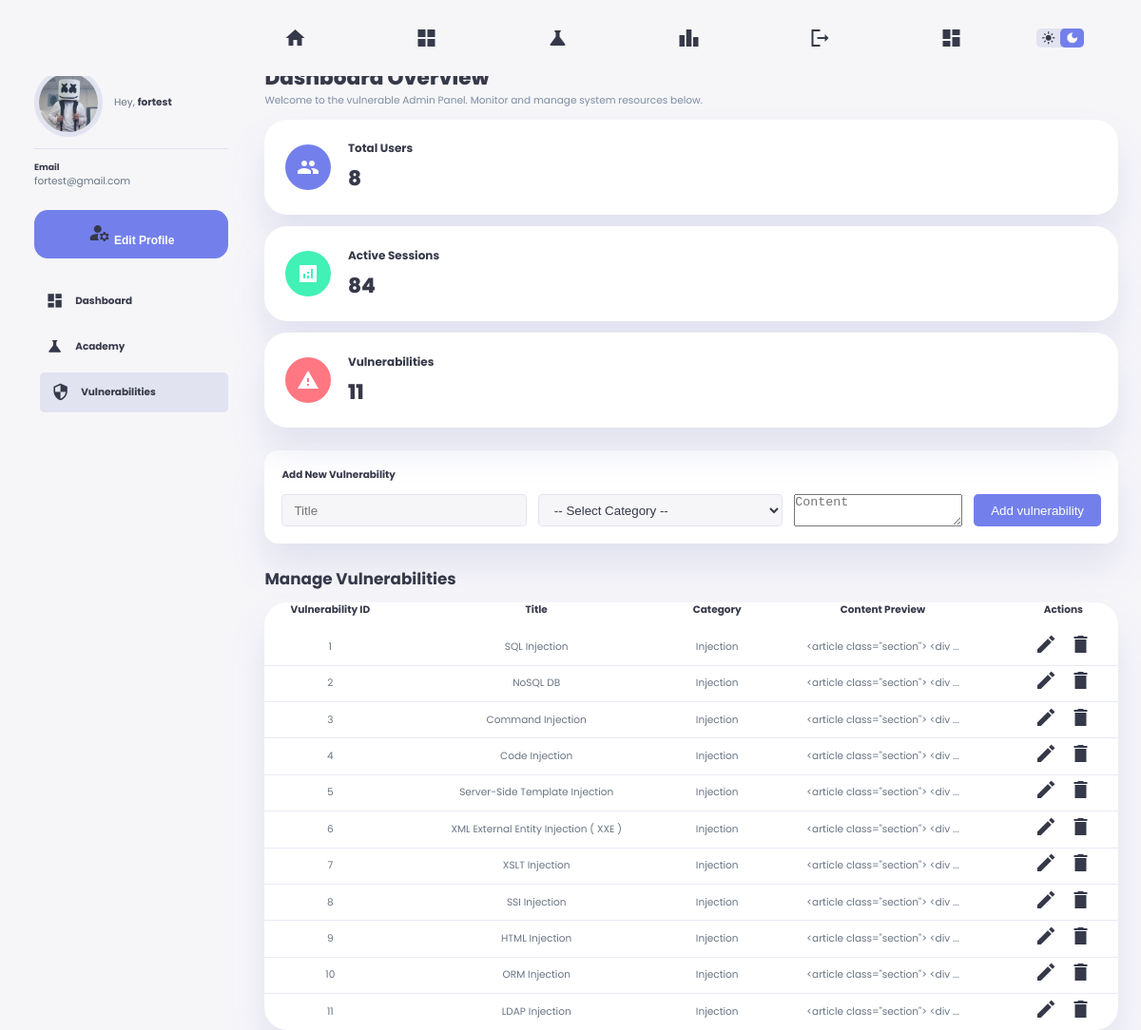
Page /admin.php (signed in) on the committed database.
### tables this page shows
CREATE TABLE `vulnerabilities` (
  `vulnerability_id` int NOT NULL AUTO_INCREMENT,
  `title` varchar(200) NOT NULL,
  `content` text NOT NULL,
  `category` varchar(255) DEFAULT NULL,
  PRIMARY KEY (`vulnerability_id`)
);

### database/conn.php (called while the page is built)
<?php
   $host = "localhost";
   $user = "root";
   $pass = "root";
   $charset = "utf8mb4";
   $db = "hackacdemora";
   $dsn = "mysql:host=$host;dbname=$db;charset=$charset";
   try {
    $pdo = new PDO($dsn, $user, $pass);
   } catch (PDOException $th) {
    throw new PDOException($th->getMessage());
   }
   include 'crud.php';
   $crud = new crud($pdo);
?>

### database/crud.php (called while the page is built, shortened)
<?php
    class crud{
        private $db;
        function __construct($conn){
            $this->db = $conn;
        }
        public function gettotalusers(){
            try {
                $sql = "SELECT COUNT(*) as total FROM users";
                $stmt = $this->db->prepare($sql);
                $stmt->execute();
                return $stmt->fetch(PDO::FETCH_ASSOC)['total'];
            } catch (PDOException $th) {
                echo $th->getMessage();
                return false;
            }
        }
        public function gettotalvulners(){
            try {
                $sql = "SELECT COUNT(*) as total FROM vulnerabilities";
                $stmt = $this->db->prepare($sql);
                $stmt->execute();
                return $stmt->fetch(PDO::FETCH_ASSOC)['total'];
            } catch (PDOException $th) {
                echo $th->getMessage();
                return false;
            }
        }
        public function getAllVulnerabilities() {
            try {
                $sql = "SELECT * FROM vulnerabilities";
                $stmt = $this->db->prepare($sql);
                $stmt->execute();
                return $stmt->fetchAll(PDO::FETCH_ASSOC);
            } catch (PDOException $th) {
                echo $th->getMessage();
                return false;
            }
        }
    }
?>

### admin.php (the view, shortened to what this page needs)
<?php
include_once 'database/conn.php';
$editVulnerability = null;
?>
<!DOCTYPE html>
<?php
include "include/header.php";
    echo '<div class="container">';
include "include/aside.php";
?>
<div class="sidebar">
                <a href="#" class="active" data-target="dashboard-section">
                    <span class="material-icons-sharp">dashboard</span>
                    <h3>Dashboard</h3>
                </a>
                <a href="#" data-target="academy-section">
                    <span class="material-icons-sharp">science</span>
                    <h3>Academy</h3>
                </a>
                <a href="#" data-target="vulnerabilities-section">
                    <span class="material-icons-sharp">security</span>
                    <h3>Vulnerabilities</h3>
                </a>
            </div>
</aside>
        <main>
            <h1>Dashboard Overview</h1>
            <p class="text-muted" style="margin-bottom: 1rem;">Welcome to the vulnerable Admin Panel. Monitor and manage system resources below.</p>
            <div class="stats">
                <div class="primary">
                    <span class="material-icons-sharp">people</span>
                    <div class="middle">
                        <div class="left">
                            <?php
                            $totalUsers = $crud->gettotalusers();
                            ?>
                            <h3>Total Users</h3>
                            <h1><?php echo $totalUsers; ?></h1>
                        </div>
                    </div>
                </div>
                <div class="success">
                    <span class="material-icons-sharp">analytics</span>
                    <div class="middle">
                        <div class="left">
                            <h3>Active Sessions</h3>
                            <h1>84</h1>
                        </div>
                    </div>
                </div>
                <div class="danger">
                    <span class="material-icons-sharp">warning</span>
                    <div class="middle">
                        <div class="left">
                            <?php
                            $totalVulners = $crud->gettotalvulners();
                            ?>
                            <h3>Vulnerabilities</h3>
                            <h1><?php echo $totalVulners; ?></h1>
                        </div>
                    </div>
                </div>
            </div>
            <div class="recent-users tab-content" id="vulnerabilities-section">
                <div class="add-user-form">
                    <h3><?php echo $editVulnerability ? 'Edit Vulnerability' : 'Add New Vulnerability'; ?></h3>
                    <form method="POST" action="admin.php#vulnerabilities-section">
                        <div class="form-group">
                            <input type="text" name="title" placeholder="Title" value="<?php echo $editVulnerability ? htmlspecialchars($editVulnerability['title']) : ''; ?>" required>
                            <select name="category" required>
                                <option value="">-- Select Category --</option>
                            </select>
                            <textarea name="content" placeholder="Content" required><?php echo $editVulnerability ? htmlspecialchars($editVulnerability['content']) : ''; ?></textarea>
                            <button type="submit" class="btn-primary">
                                Add vulnerability
                            </button>
                        </div>
                    </form>
                </div>
                <h2>Manage Vulnerabilities</h2>
                <table class="table">
                    <thead>
                        <tr>
                            <th>Vulnerability ID</th>
                            <th>Title</th>
                            <th>Category</th>
                            <th>Content Preview</th>
                            <th>Actions</th>
                        </tr>
                    </thead>
                    <tbody>
                        <?php
                        $vulnerabilities = $crud->getAllVulnerabilities();
                        if ($vulnerabilities !== false && !empty($vulnerabilities)) {
                            foreach ($vulnerabilities as $vuln) {
                                $id = htmlspecialchars($vuln['vulnerability_id']);
                                $title = htmlspecialchars($vuln['title']);
                                $category = htmlspecialchars($vuln['category']);
                                $fullcontent = htmlspecialchars($vuln['content']);
                                $content = htmlspecialchars(substr($vuln['content'], 0, 50)) . (strlen($vuln['content']) > 50 ? '...' : '');
                                echo '<tr>';
                                echo "<td>$id</td>";
                                echo "<td>$title</td>";
                                echo "<td>$category</td>";
                                echo "<td>$content</td>";
                                echo ' <td>  <button class="action-btn edit-btn" title="Edit" data-full-content="'.$fullcontent.'"><span class="material-icons-sharp">edit</span></button>
                                <a href="admin.php?delete_vulnerability_id=' . $id . '#vulnerabilities-section" class="action-btn delete-btn" title="Delete"><span class="material-icons-sharp">delete</span></a>';
                                echo '</tr>';
                            }
                        } else {
                            echo '<tr><td colspan="5">No vulnerabilities found or database error.</td></tr>';
                        }
                        ?>
                    </tbody>
                </table>
            </div>
        </main>
    </div>
</body>
</html>

### admin.css (style rules this page uses)
.sidebar { display: flex; flex-direction: column; gap: 0.5rem; margin-top: 2rem; }
.sidebar a { display: flex; align-items: center; gap: 1rem; height: 3.5rem; padding: 0 1rem; border-radius: var(--border-radius-1); color: var(--color-info); transition: all 300ms ease; }
.sidebar a:hover, .sidebar a.active { background: var(--color-light); color: var(--color-primary); margin-left: 0.5rem; }
.sidebar a span { font-size: 1.6rem; }
.stats { display: flex; gap: 1.5rem; margin-top: 1rem; }
.stats > div { background: var(--color-white); padding: var(--card-padding); border-radius: var(--card-border-radius); box-shadow: var(--box-shadow); flex: 1; display: flex; align-items: center; gap: 1.5rem; transition: all 300ms ease; }
.stats > div span { background: var(--color-primary); padding: 1rem; border-radius: 50%; color: var(--color-white); font-size: 2rem; }
.stats > div.danger span { background: var(--color-danger); }
.stats > div.success span { background: var(--color-success); }
.stats > div .left h3 { font-size: 1rem; margin-bottom: 0.5rem; }
.stats > div .left h1 { font-size: 1.8rem; }
.tab-content { display: none; }
.recent-users { margin-top: 2rem; }
.recent-users h2 { margin-bottom: 1rem; font-size: 1.4rem; }
.recent-users table { background: var(--color-white); width: 100%; border-radius: var(--card-border-radius); padding: var(--card-padding); text-align: center; box-shadow: var(--box-shadow); transition: all 300ms ease; border-collapse: collapse; }
.recent-users table tbody tr:last-child td { border: none; }
.recent-users table thead th { padding-bottom: 1rem; color: var(--color-dark); }
.action-btn { background: none; border: none; cursor: pointer; margin: 0 0.4rem; font-size: 1.2rem; transition: all 300ms ease; }
.edit-btn { color: var(--color-primary); }
.delete-btn { color: var(--color-danger); }
.add-user-form { background: var(--color-white); padding: 1.5rem; border-radius: var(--border-radius-2); box-shadow: var(--box-shadow); margin-bottom: 2rem; transition: all 300ms ease; }
.add-user-form h3 { margin-bottom: 1rem; }
.add-user-form .form-group { display: flex; gap: 1rem; flex-wrap: wrap; }
.add-user-form input, .add-user-form select { padding: 0.6rem 1rem; border-radius: var(--border-radius-1); border: 1px solid var(--color-light); background: var(--color-background); color: var(--color-dark); flex: 1; min-width: 150px; }
.btn-primary { background-color: var(--color-primary); color: white; padding: 0.6rem 1.5rem; border-radius: var(--border-radius-1); cursor: pointer; display: flex; align-items: center; gap: 0.5rem; border: none; }
@media screen and (max-width: 1200px) { .stats { flex-direction: column; gap: 1rem; } }

### style.css (style rules this page uses)
:root { --color-primary: #7380ec; --color-danger: #ff7782; --color-success: #41f1b6; --color-warning: #ffbb55; --color-white: #fff; --color-info: #7d8da1; --color-dark: #363949; --color-light: rgba(132, 139, 200, 0.18); --color-dark-varient: #677483; --color-background: #f6f6f9; --card-border-radius: 2rem; --card2-border-radius: 1.5rem; --border-radius-1: 0.4rem; --border-radius-2: 1.2rem; --card-padding: 1.8rem; --box-shadow: 0 2rem 3rem var(--color-light); --box-shadow2: 0 1rem 3rem var(--color-light); }
* { margin: 0; padding: 0; text-decoration: none; list-style: none; box-sizing: border-box; }
html { font-size: 14px; scroll-behavior: smooth; }
body { font-family: "Poppins", sans-serif; font-size: 0.88rem; background: var(--color-background); user-select: none; overflow-x: hidden; color: var(--color-dark); }
* { color: var(--color-dark); }
h1 { font-weight: 800; font-size: 1.8rem; }
h2 { font-size: 1.4rem; }
h3 { font-size: 0.87rem; }
.text-muted { color: var(--color-info); }
p { color: var(--color-dark-varient); }
.primary { color: var(--color-primary); }
.danger { color: var(--color-danger); }
.success { color: var(--color-success); }
.container { width: 95%; margin: 0 3rem; gap: 1.8rem; display: flex; justify-content: space-around; }
main { width: 80%; margin-top: 1.4rem; margin-left: 1.4rem; }
@media screen and (max-width: 1200px) { html { font-size: 12px; } }
@media screen and (max-width: 1200px) { .container { grid-template-columns: 13rem auto 20rem; } }
@media screen and (max-width: 1200px) { .container { padding-top: 4rem; } }

### rows in the picture
vulnerabilities: vulnerability_id "1", title "SQL Injection", category "Injection", content "<article class=\"section\"> <div ..."
vulnerabilities: vulnerability_id "2", title "NoSQL DB", category "Injection", content "<article class=\"section\"> <div ..."
vulnerabilities: vulnerability_id "3", title "Command Injection", category "Injection", content "<article class=\"section\"> <div ..."
vulnerabilities: vulnerability_id "4", title "Code Injection", category "Injection", content "<article class=\"section\"> <div ..."
vulnerabilities: vulnerability_id "5", title "Server-Side Template Injection", category "Injection", content "<article class=\"section\"> <div ..."
vulnerabilities: vulnerability_id "6", title "XML External Entity Injection ( XXE )", category "Injection", content "<article class=\"section\"> <div ..."
vulnerabilities: vulnerability_id "7", title "XSLT Injection", category "Injection", content "<article class=\"section\"> <div ..."
vulnerabilities: vulnerability_id "8", title "SSI Injection", category "Injection", content "<article class=\"section\"> <div ..."
vulnerabilities: vulnerability_id "9", title "HTML Injection", category "Injection", content "<article class=\"section\"> <div ..."
vulnerabilities: vulnerability_id "10", title "ORM Injection", category "Injection", content "<article class=\"section\"> <div ..."
vulnerabilities: vulnerability_id "11", title "LDAP Injection", category "Injection", content "<article class=\"section\"> <div ..."

### other values in the picture
$profileName "fortest"
$profileEmail "fortest@gmail.com"
$totalUsers "8"
$totalVulners "11"
